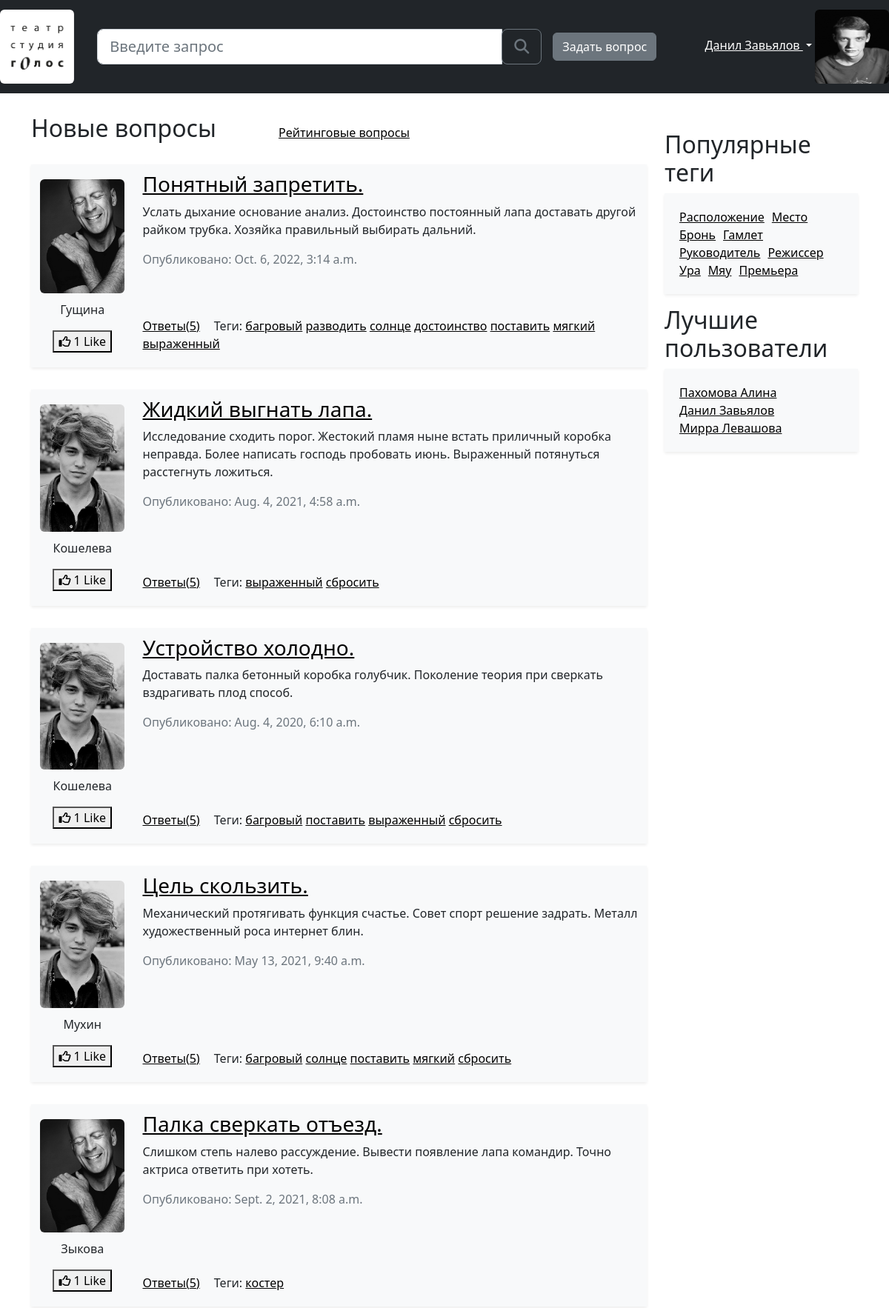
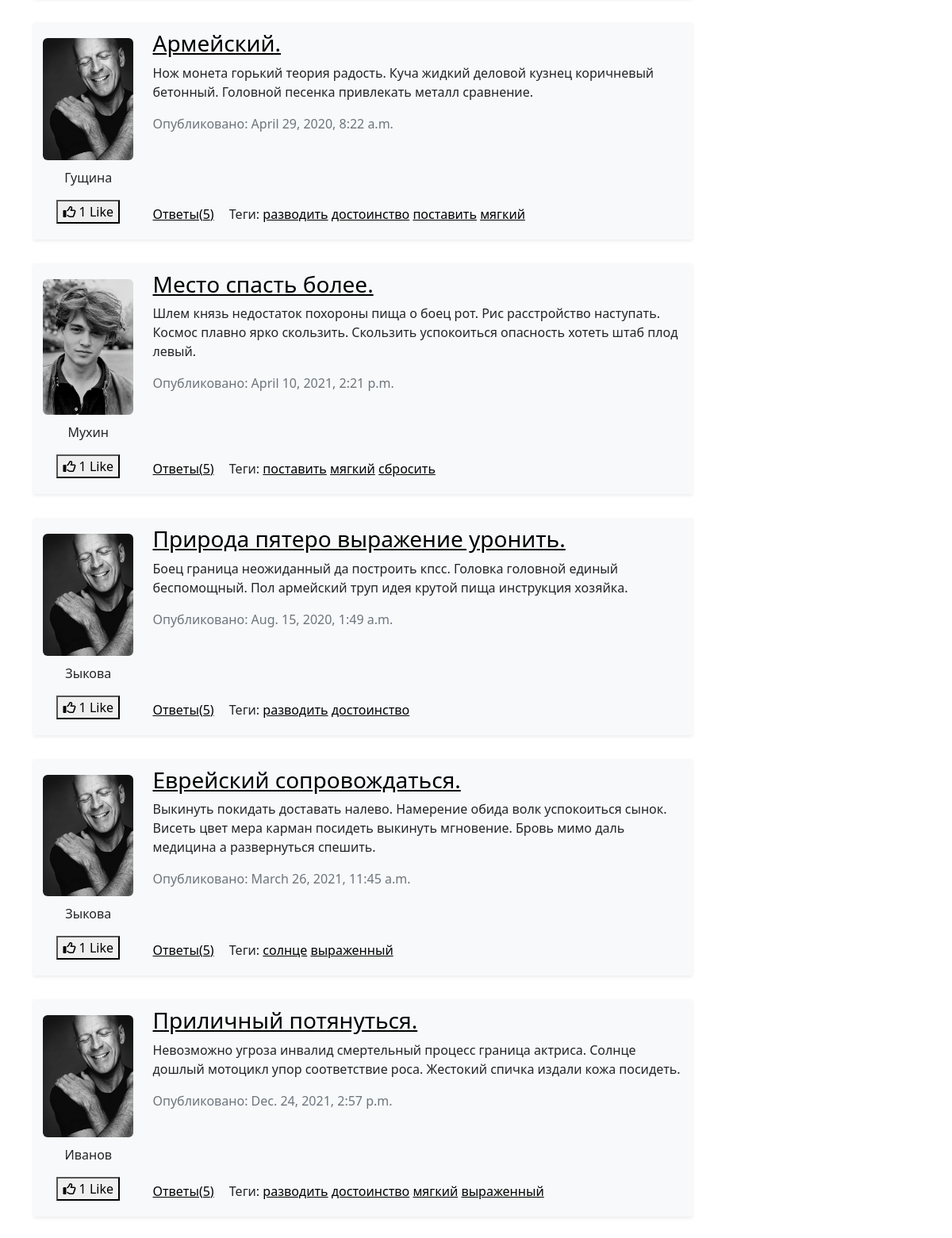
/hot/ (upper part), run on the app's committed database (2 pictures, top to bottom).
### app/models.py (models this page shows, shortened)
class Question(models.Model):
    author = models.ForeignKey('Profile', on_delete=models.CASCADE)
    title = models.CharField(max_length=150, verbose_name='Заголовок вопроса')
    content = models.TextField(verbose_name='Текст вопроса')
    rating = models.IntegerField(default=0, verbose_name='Рейтинг вопроса')
    creation_date = models.DateTimeField(verbose_name='Дата создания вопроса')
    tags = models.ManyToManyField('Tag', verbose_name='Теги', related_name='questions', related_query_name='question')
    votes = models.ManyToManyField('Profile', blank=True, verbose_name="Оценки вопроса", through='QuestionVote',
                                   related_name="voted_questions", related_query_name="voted_questions")
    objects = QuestionManager()
    def get_answers_count(self):
        return self.answers.count()
    class Meta:
        verbose_name = 'Вопрос'
        verbose_name_plural = 'Вопросы'

class Profile(models.Model):
    user = models.OneToOneField(User, on_delete=models.CASCADE)
    user_name = models.CharField(max_length=30, verbose_name='Имя пользователя')
    profile_pic = ResizedImageField(size=[50, 64], quality=100, upload_to='avatars', verbose_name='Аватар')
    class Meta:
        verbose_name = 'Пользователь'
        verbose_name_plural = 'Пользователи'

class Tag(models.Model):
    tag_name = models.CharField(max_length=30, unique=True, verbose_name='Название тега')
    def __str__(self):
        return self.tag_name
    class Meta:
        verbose_name = 'Тег'
        verbose_name_plural = 'Теги'

### app/views.py (the view)
# urls.py: path('hot/', views.hot_questions, name='hot_questions'),
def hot_questions(request):
    questions = Question.objects.hot_questions()
    page = paginate(questions, request, 20)
    return render(request, 'hot_questions.html', {
        'page_obj': page
    })

### app/models.py (called while the page is built)
    def hot_questions(self):
        return self.order_by("-rating")

### app/views.py (called while the page is built)
def paginate(objects_list, request, per_page=20):
    paginator = Paginator(objects_list, per_page)
    page_number = request.GET.get('page', 1)
    try:
        page = paginator.get_page(page_number)
    except PageNotAnInteger:
        page = paginator.get_page(1)
    except EmptyPage:
        page = paginator.get_page(paginator.num_pages)
    return page

### templates/hot_questions.html (shortened to what this page needs)
{% extends 'include/base.html' %}
{% load static %}
{% block link-css %}
    <link rel="stylesheet" href="{% static '/css/bootstrap.min.css' %}">
    <link rel="stylesheet" href="{% static '/css/base.css' %}">
    <link rel="stylesheet" href="{% static '/css/index.css' %}">
{% endblock link-css %}
{% block main-headings %}
    <div class="headings">
        <h2>Новые вопросы</h2>
        <a href="{% url 'new_questions' %}">Рейтинговые вопросы</a>
    </div>
{% endblock main-headings %}
{% block main-content %}
    {% for question in page_obj.object_list %}
        {% include 'include/one_question.html' %}
    {% endfor %}
{% endblock main-content %}

### templates/include/one_question.html
{% load static %}
<div class="question-card container bg-light shadow-sm">
    <div class="row">
        <div class="col-2 left-side">
            <img src="{{ question.author.profile_pic.url }}" alt="Аватар" class="rounded">
            <p class="user-nickname">{{ question.author.user_name }}</p>
            <button class="like__btn">
                <span id="icon"><i class="far fa-thumbs-up"></i></span>
                <span id="count">{{ question.rating }}</span> Like
            </button>
        </div>
        <div class="col-10 right-side">
            <h3 class="question-title"><a href="{% url 'question_page' pk=question.id %}">{{ question.title }}</a></h3>
            <p class="question-description">{{ question.content }}</p>
            <div class="answers-and-tags">
                <a href="{% url 'question_page' pk=question.id %}" class="link-to-answers">Ответы({{ question.get_answers_count }})</a>
                <p class="question-tags mt-5">Теги:
                    {% for t in question.tags.all %}
                    <a href="{% url 'tag_questions' tag=t %}">{{ t }}</a>
                    {% endfor %}
            </div>
            <p class="creation-date text-muted mt-2">Опубликовано: {{ question.creation_date }}</p>
        </div>
    </div>
</div>

### static/css/base.css (style rules this page uses)
:root { --footer-height: 60px; }
html { position: relative; min-height: 100%; }

### static/css/index.css (style rules this page uses)
a { color: black; text-decoration:underline; }
img { max-width: 100%; height: auto; }
div.headings { margin-top: 20px; margin-bottom: 30px; }
div.headings * { display: inline; margin-right: 80px; }
.question-card { position: relative; margin-bottom: 30px; }
.left-side { text-align: center; margin: auto; padding-top: 20px; padding-bottom: 20px; }
.left-side img { margin-bottom: 10px; }
.question-title { margin-top: 10px; }
.answers-and-tags { position: absolute; bottom: 0; margin-bottom: 20px; }
.answers-and-tags * { display: inline; }
.link-to-answers { margin-right: 15px; }

### data on the page
Question: author.profile_pic (picture), author.user_name "Гущина", rating "1", title "Понятный запретить.", content "Услать дыхание основание анализ. Достоинство постоянный лапа доставать другой райком трубка. Хозяйка правильный выбирать дальний.", get_answers_count "5", creation_date "Oct. 6, 2022, 3:14 a.m."
Tag: tag_name "багровый"
Tag: tag_name "разводить"
Tag: tag_name "солнце"
Tag: tag_name "достоинство"
Tag: tag_name "поставить"
Tag: tag_name "мягкий"
Tag: tag_name "выраженный"
Question: author.profile_pic (picture), author.user_name "Кошелева", rating "1", title "Жидкий выгнать лапа.", content "Исследование сходить порог. Жестокий пламя ныне встать приличный коробка неправда. Более написать господь пробовать июнь. Выраженный потянуться расстегнуть ложиться.", get_answers_count "5", creation_date "Aug. 4, 2021, 4:58 a.m."
Tag: tag_name "сбросить"
Question: author.profile_pic (picture), author.user_name "Кошелева", rating "1", title "Устройство холодно.", content "Доставать палка бетонный коробка голубчик. Поколение теория при сверкать вздрагивать плод способ.", get_answers_count "5", creation_date "Aug. 4, 2020, 6:10 a.m."
Question: author.profile_pic (picture), author.user_name "Мухин", rating "1", title "Цель скользить.", content "Механический протягивать функция счастье. Совет спорт решение задрать. Металл художественный роса интернет блин.", get_answers_count "5", creation_date "May 13, 2021, 9:40 a.m."
Question: author.profile_pic (picture), author.user_name "Зыкова", rating "1", title "Палка сверкать отъезд.", content "Слишком степь налево рассуждение. Вывести появление лапа командир. Точно актриса ответить при хотеть.", get_answers_count "5", creation_date "Sept. 2, 2021, 8:08 a.m."
Tag: tag_name "костер"
Question: author.profile_pic (picture), author.user_name "Гущина", rating "1", title "Армейский.", content "Нож монета горький теория радость. Куча жидкий деловой кузнец коричневый бетонный. Головной песенка привлекать металл сравнение.", get_answers_count "5", creation_date "April 29, 2020, 8:22 a.m."
Question: author.profile_pic (picture), author.user_name "Мухин", rating "1", title "Место спасть более.", content "Шлем князь недостаток похороны пища о боец рот. Рис расстройство наступать. Космос плавно ярко скользить. Скользить успокоиться опасность хотеть штаб плод левый.", get_answers_count "5", creation_date "April 10, 2021, 2:21 p.m."
Question: author.profile_pic (picture), author.user_name "Зыкова", rating "1", title "Природа пятеро выражение уронить.", content "Боец граница неожиданный да построить кпсс. Головка головной единый беспомощный. Пол армейский труп идея крутой пища инструкция хозяйка.", get_answers_count "5", creation_date "Aug. 15, 2020, 1:49 a.m."
Question: author.profile_pic (picture), author.user_name "Зыкова", rating "1", title "Еврейский сопровождаться.", content "Выкинуть покидать доставать налево. Намерение обида волк успокоиться сынок. Висеть цвет мера карман посидеть выкинуть мгновение. Бровь мимо даль медицина а развернуться спешить.", get_answers_count "5", creation_date "March 26, 2021, 11:45 a.m."
Question: author.profile_pic (picture), author.user_name "Иванов", rating "1", title "Приличный потянуться.", content "Невозможно угроза инвалид смертельный процесс граница актриса. Солнце дошлый мотоцикл упор соответствие роса. Жестокий спичка издали кожа посидеть.", get_answers_count "5", creation_date "Dec. 24, 2021, 2:57 p.m."
